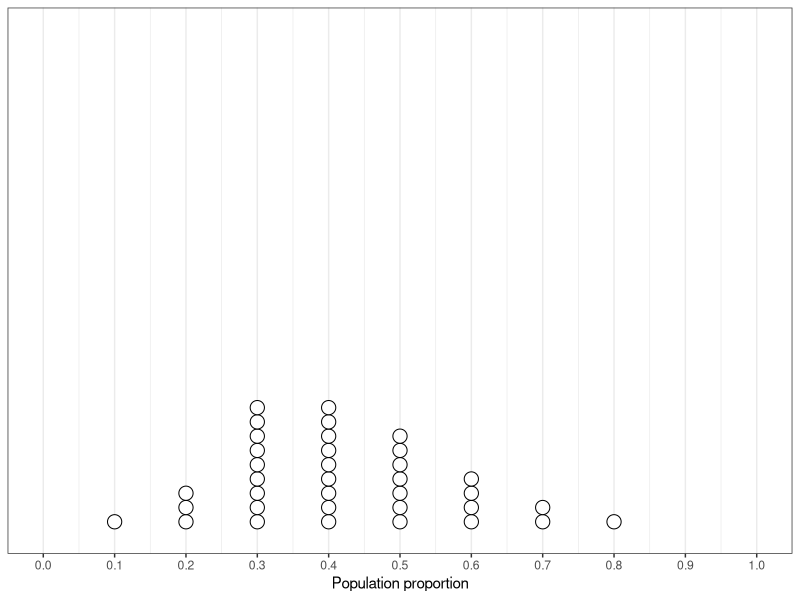
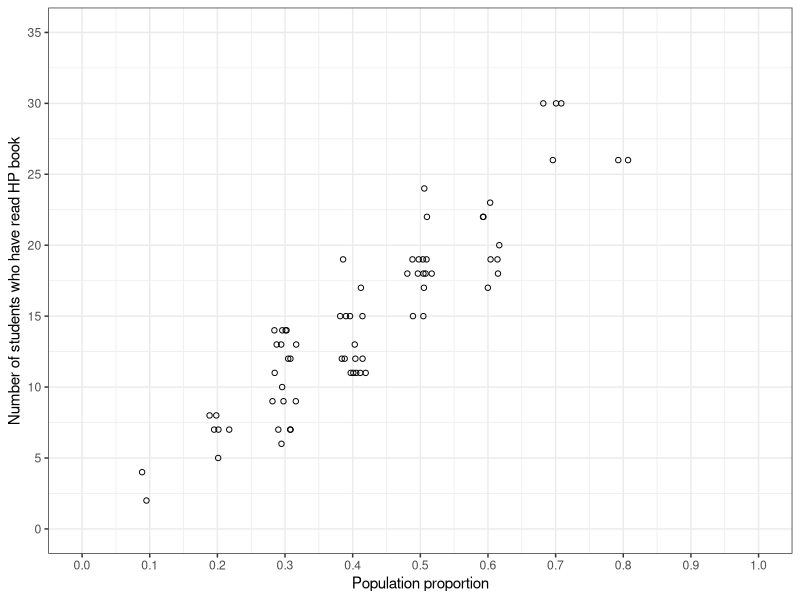
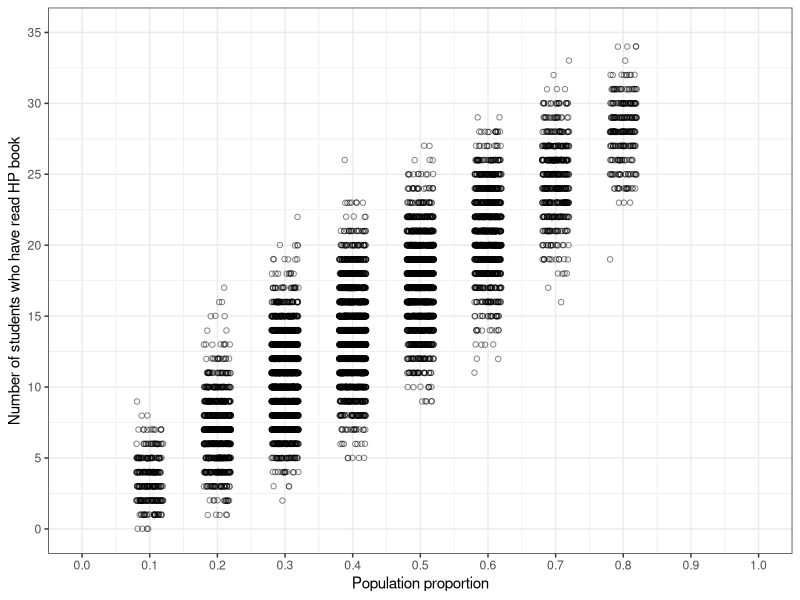
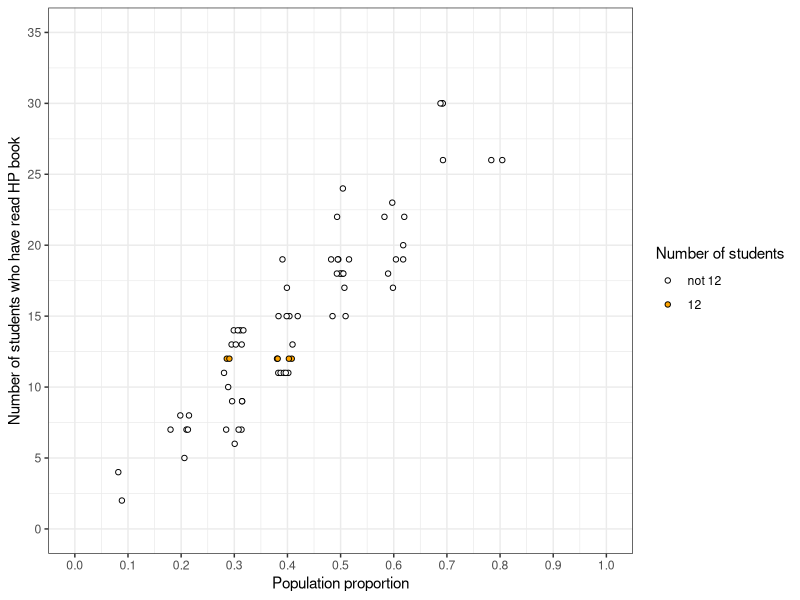
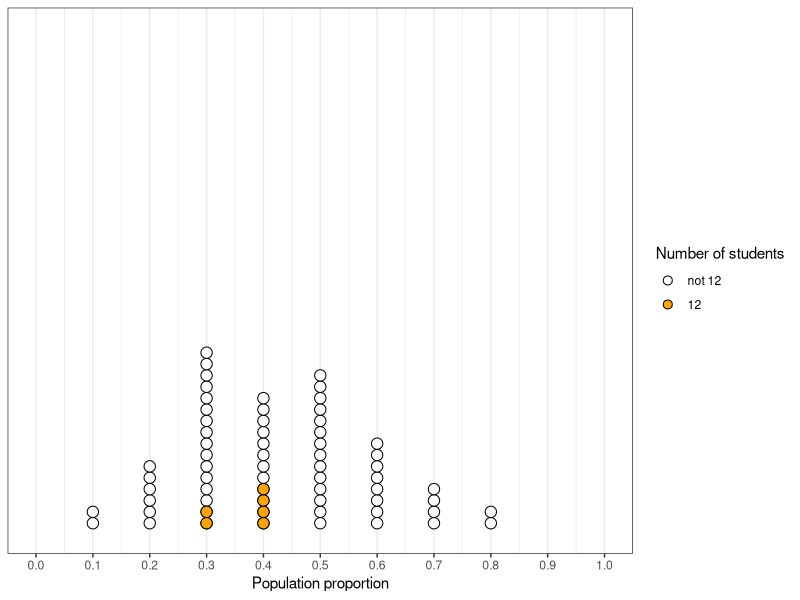
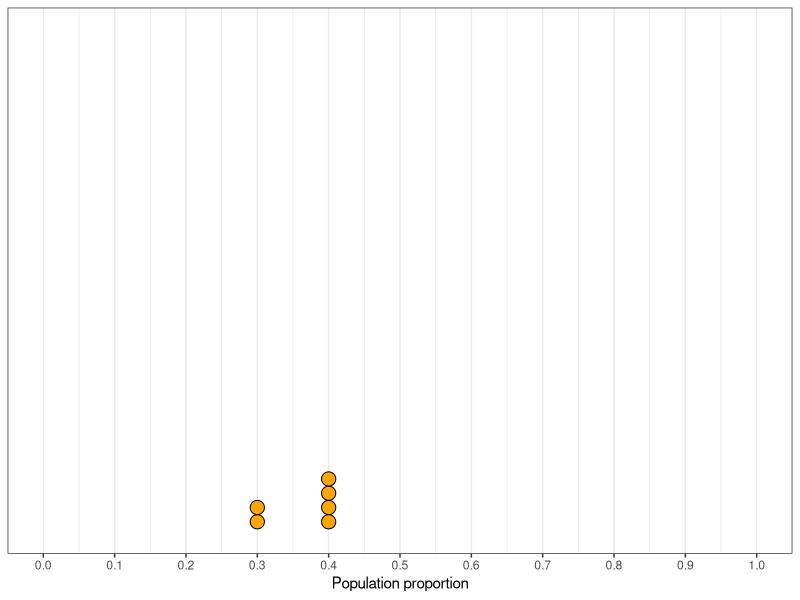
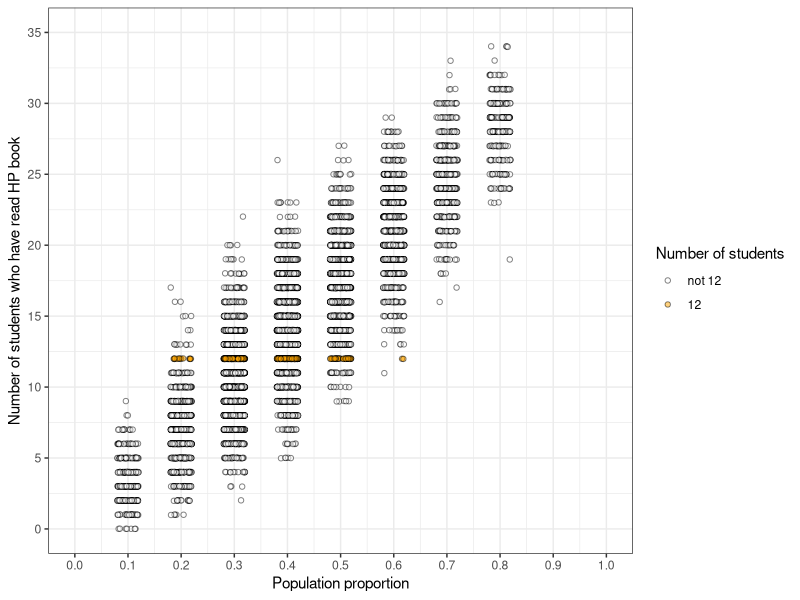
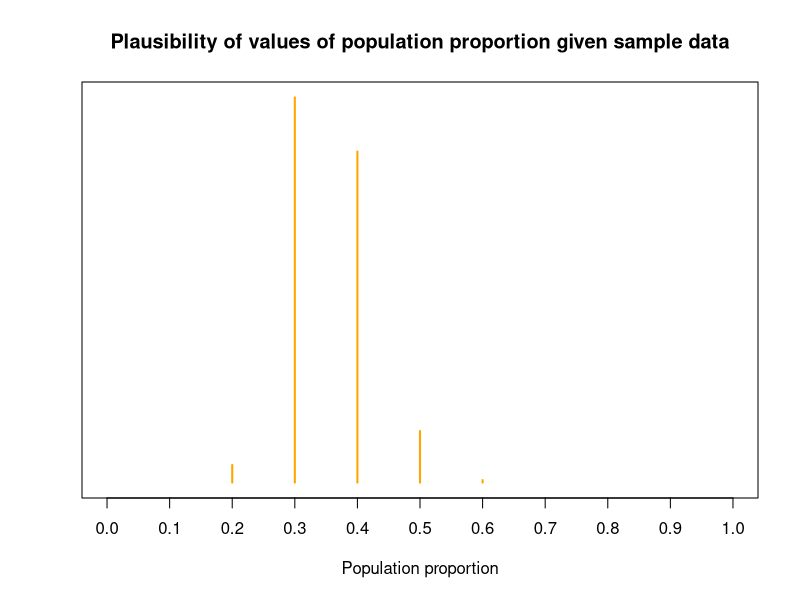

Source code (R) for these figures, in order:
## ---- chunk 1

library(knitr)
library(ggplot2)
library(dplyr)

knitr::opts_chunk$set(warning = FALSE, message = FALSE, echo = FALSE)

options(scipen = 9, digits = 2)

set.seed(21234)

## ---- chunk 2

prior_guess = data.frame(theta = 0.1 * rep(1:8,
                                           c(1, 3, 9, 9, 7, 4, 2, 1)))

ggplot(prior_guess, aes(x = theta)) +
  geom_dotplot(binwidth = 0.02, fill = "white") +
  scale_y_continuous(NULL, breaks = NULL) + 
  scale_x_continuous(name = "Population proportion",
                     breaks = (0:10) * 0.1,
                     limits = c(0, 1)) +
  theme_bw()

## ---- chunk 3

n = 35

theta_sim0 = rep(sample(prior_guess$theta, n, replace = FALSE), 2)

y_sim0 = rbinom(n * 2, n, theta_sim0)

sim0 = data.frame(theta_sim0,
                  y_sim0)

ggplot(sim0, aes(x = theta_sim0, y = y_sim0)) +
  geom_jitter(width = 0.02, height = 0, shape = 21) +
  scale_x_continuous(name = "Population proportion",
                     breaks = (0:10) * 0.1,
                     limits = c(0, 1)) +
  scale_y_continuous(name = "Number of students who have read HP book",
                     breaks = seq(0, n, 5),
                     limits = c(0, n)) +
  theme_bw()

## ---- chunk 4

n_rep = 10000

theta_sim = sample(prior_guess$theta, n_rep, replace = TRUE)

y_sim = rbinom(n_rep, n, theta_sim)

sim = data.frame(theta_sim,
                 y_sim)

ggplot(sim, aes(x = theta_sim, y = y_sim)) +
  geom_jitter(width = 0.02, height = 0.02, shape = 21, alpha = 0.5) +
  scale_x_continuous(name = "Population proportion",
                     breaks = (0:10) * 0.1,
                     limits = c(0, 1)) +
  scale_y_continuous(name = "Number of students who have read HP book",
                     breaks = seq(0, n, 5),
                     limits = c(0, n)) +
  theme_bw()

## ---- chunk 5

y_obs = 12

sim0 = sim0 %>%
  mutate(given_y_obs = (y_sim0 == y_obs))

ggplot(sim0,
       aes(x = theta_sim0, y = y_sim0, fill = given_y_obs)) +
  geom_jitter(width = 0.02, height = 0, shape = 21) +
  scale_fill_manual(values = c("white", "orange"),
                    name = "Number of students", labels = c("not 12", "12")) +
  scale_x_continuous(name = "Population proportion",
                     breaks = (0:10) * 0.1,
                     limits = c(0, 1)) +
  scale_y_continuous(name = "Number of students who have read HP book",
                     breaks = seq(0, n, 5),
                     limits = c(0, n)) +
  theme_bw()

ggplot(sim0,
       aes(x = theta_sim0, fill = given_y_obs)) +
  geom_dotplot(binwidth = 0.02) +
  scale_fill_manual(values = c("white", "orange"),
                    name = "Number of students", labels = c("not 12", "12")) +
  scale_y_continuous(NULL, breaks = NULL) + 
  scale_x_continuous(name = "Population proportion",
                     breaks = (0:10) * 0.1,
                     limits = c(0, 1)) +
  theme_bw()

ggplot(sim0 %>%
         filter(y_sim0 == y_obs),
       aes(x = theta_sim0)) +
  geom_dotplot(binwidth = 0.02, fill = "orange") +
  scale_y_continuous(NULL, breaks = NULL) + 
  scale_x_continuous(name = "Population proportion",
                     breaks = (0:10) * 0.1,
                     limits = c(0, 1)) +
  theme_bw()

## ---- chunk 6

ggplot(sim %>%
         mutate(given_y_obs = (y_sim == y_obs)),
       aes(x = theta_sim, y = y_sim, fill = given_y_obs)) +
  geom_jitter(width = 0.02, height = 0.02, shape = 21, alpha = 0.5) +
  scale_fill_manual(values = c("white", "orange"),
                    name = "Number of students", labels = c("not 12", "12")) +
  scale_x_continuous(name = "Population proportion",
                     breaks = (0:10) * 0.1,
                     limits = c(0, 1)) +
  scale_y_continuous(name = "Number of students who have read HP book",
                     breaks = seq(0, n, 5),
                     limits = c(0, n)) +
  theme_bw()




sim = sim %>%
  filter(y_sim == y_obs)

plot(table(sim$theta_sim), type = "h", col = "orange",
     xlab = "Population proportion", xlim = c(0, 1), xaxt = "n",
     yaxt = "n", ylab = "",
     main = "Plausibility of values of population proportion given sample data")
axis(1, (0:10) * 0.1)

## ---- chunk 7

theta0 = (1:6) * 0.1
prior0 = c(1, 3, 9, 9, 3, 1) / 26

plot(theta0, prior0, type = "h", col = "orange", lwd = 3,
     yaxt = "n", ylab = "", xlab = "Population proportion")

## ---- chunk 8

theta = (1:6) * 0.1

units = c(1, 3, 9, 9, 3, 1)

prior = units / sum(units)

n_reps = 260000

bayes_table = data.frame(theta, units, prior, prior_reps = prior * n_reps)

kable(bayes_table,
      align = "r",
      col.names = c("Population proportion", "Prior \"Units\" ", "Prior", "Number of reps"),
      booktabs = TRUE,
      digits = 4
)

## ---- chunk 9

n = 35

y_obs = 12

dbinom(y_obs, n, 0.5)
## ---- chunk 10
round(30000 * dbinom(y_obs, n, 0.5), 0)
## ---- chunk 11

bayes_table = bayes_table %>%
  mutate(likelihood = dbinom(y_obs, n, theta),
         product = round(prior_reps * likelihood, 0))

kable(bayes_table,
      align = "r",
      col.names = c("Population proportion", "Prior \"Units\" ", "Prior", "Number of reps",
                    "Chances of count of 12", "Reps with count of 12"),
      booktabs = TRUE,
      digits = 4
)

## ---- chunk 12

bayes_table = bayes_table %>%
  mutate(posterior = prior * likelihood / sum(prior * likelihood))

kable(bayes_table,
      align = "r",
      col.names = c("Population proportion", "Prior \"Units\" ", "Prior", "Number of reps",
                    "Chances of count of 12", "Reps with count of 12",
                    "Posterior"),
      booktabs = TRUE,
      digits = 4
)

## ---- chunk 13

alpha = 4.6
beta = 8.4

theta0 = (0:10) * 0.1
prior0 = dbeta(theta0, alpha, beta)

theta1 = (0:100) * 0.01
prior1 = dbeta(theta1, alpha, beta)

plot(theta0, prior0, type = "h", col = "orange", lwd = 3,
     yaxt = "n", ylab = "", xlab = "Population proportion")

plot(theta1, prior1, type = "l", col = "orange", lty = 1, lwd = 3,
     yaxt = "n", ylab = "", xlab = "Population proportion")
segments(x0 = theta1, y0 = rep(0, length(theta1)), x1 = theta1, y1 = prior1,
         lwd = (1 + 2 * (((theta1 * 10) %% 1) == 0)), col = "orange")

## ---- chunk 14
# prior
theta = seq(0, 1, 0.0001)
prior = dbeta(theta, 4.6, 8.4)
prior = prior / sum(prior)

# data
n = 35 # sample size
y = 12 # sample count of success

# likelihood, using binomial
likelihood = dbinom(y, n, theta) # function of theta

# posterior
product = likelihood * prior
posterior = product / sum(product)

# plot
ylim = c(0, max(c(prior, posterior, likelihood / sum(likelihood))))
plot(theta, prior, type='l', lwd = 2, xlim=c(0, 1), ylim=ylim, col="orange", xlab='theta', ylab='', yaxt='n')
par(new=T) 
plot(theta, likelihood/sum(likelihood), type='l', lwd = 2, xlim=c(0, 1), ylim=ylim, col="skyblue", xlab='', ylab='', yaxt='n')
par(new=T)
plot(theta, posterior, type='l', lwd = 2, xlim=c(0, 1), ylim=ylim, col="seagreen", xlab='', ylab='', yaxt='n')
legend("topright", c("prior", "(scaled) likelihood", "posterior"), lty=1, col=c("orange", "skyblue", "seagreen"))

## ---- chunk 15
post_sim = data.frame(theta_sim =
                        sample(theta, 10000, replace = TRUE, prob = posterior))

ggplot(post_sim, aes(theta_sim)) + 
  geom_histogram(fill = "white", color = "seagreen") +
  labs(x = "Population proportion",
       y = "Simulated frequency",
       title = "Posterior distribution") +
  theme_bw()

quantile(post_sim$theta_sim, 0.9)

mean(post_sim$theta_sim < 0.5)

## ---- chunk 16

theta <- seq(0.2, 0.35, length = 10000)

# prior

a_m = 2500
b_m = 7500
pi_m = dbeta(theta, a_m, b_m)

a_b = 90
b_b = 270
pi_b = dbeta(theta, a_b, b_b)

plot(theta, pi_m, type = "l", lty = 1, lwd = 2, col = "orange",
     xlab = "Population proportion",
     ylab = "Density",
     yaxt = "n",
     main = "Prior Distributions")

lines(theta, pi_b, lwd = 2, col = "skyblue")

legend("topright", c("Mabel (prior)", "Dipper (prior)"), lty = c(1, 1), lwd = c(2, 2),
       col = c("orange", "skyblue"))

# posterior
n = 100
y_b = 33
y_m = 33

a_b1 = a_b + y_b
b_b1 = b_b + n - y_b
pi_b1 = dbeta(theta, a_b1, b_b1)

a_m1 = a_m + y_m
b_m1 = b_m + n - y_m
pi_m1 = dbeta(theta, a_m1, b_m1)

plot(theta, pi_m1, type = "l", lty = 2, lwd = 2, col = "orange",
     xlab = "Population proportion",
     ylab = "Density",
     yaxt = "n",
     main = "Prior and Posterior Distributions")

lines(theta, pi_b1, lwd = 2, lty = 2, col = "skyblue")
lines(theta, pi_m, lwd = 2, lty = 1, col = "orange")
lines(theta, pi_b, lwd = 2, lty = 1, col = "skyblue")

legend("topright",
       c("Mabel (prior)", "Dipper (prior)", "Mabel (posterior)", "Dipper (posterior)"),
       lty = c(1, 1, 2, 2), lwd = c(2, 2, 2, 2),
       col = rep(c("orange", "skyblue"), 2))


